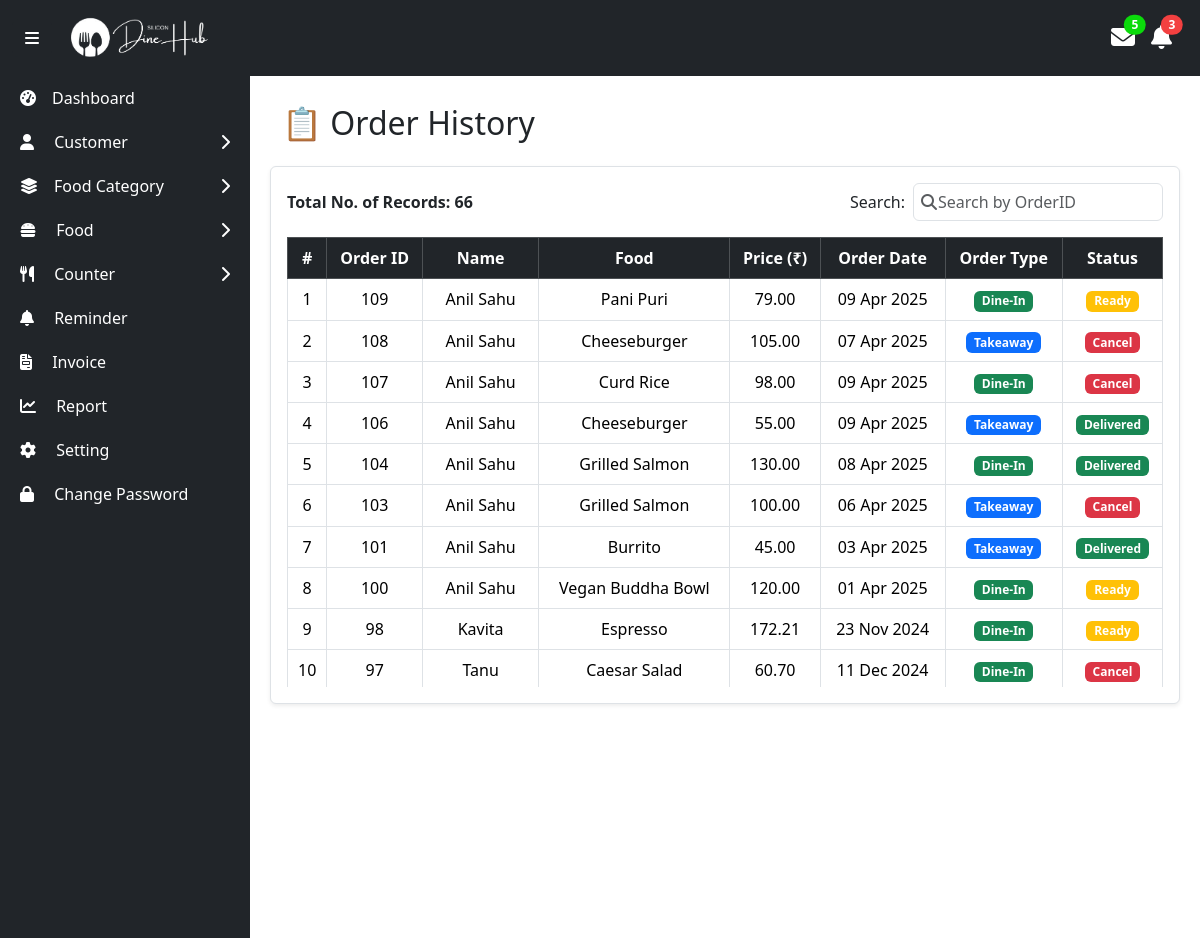
The page /admin/orderHistory.php (signed in, upper part) on the database as committed earlier.
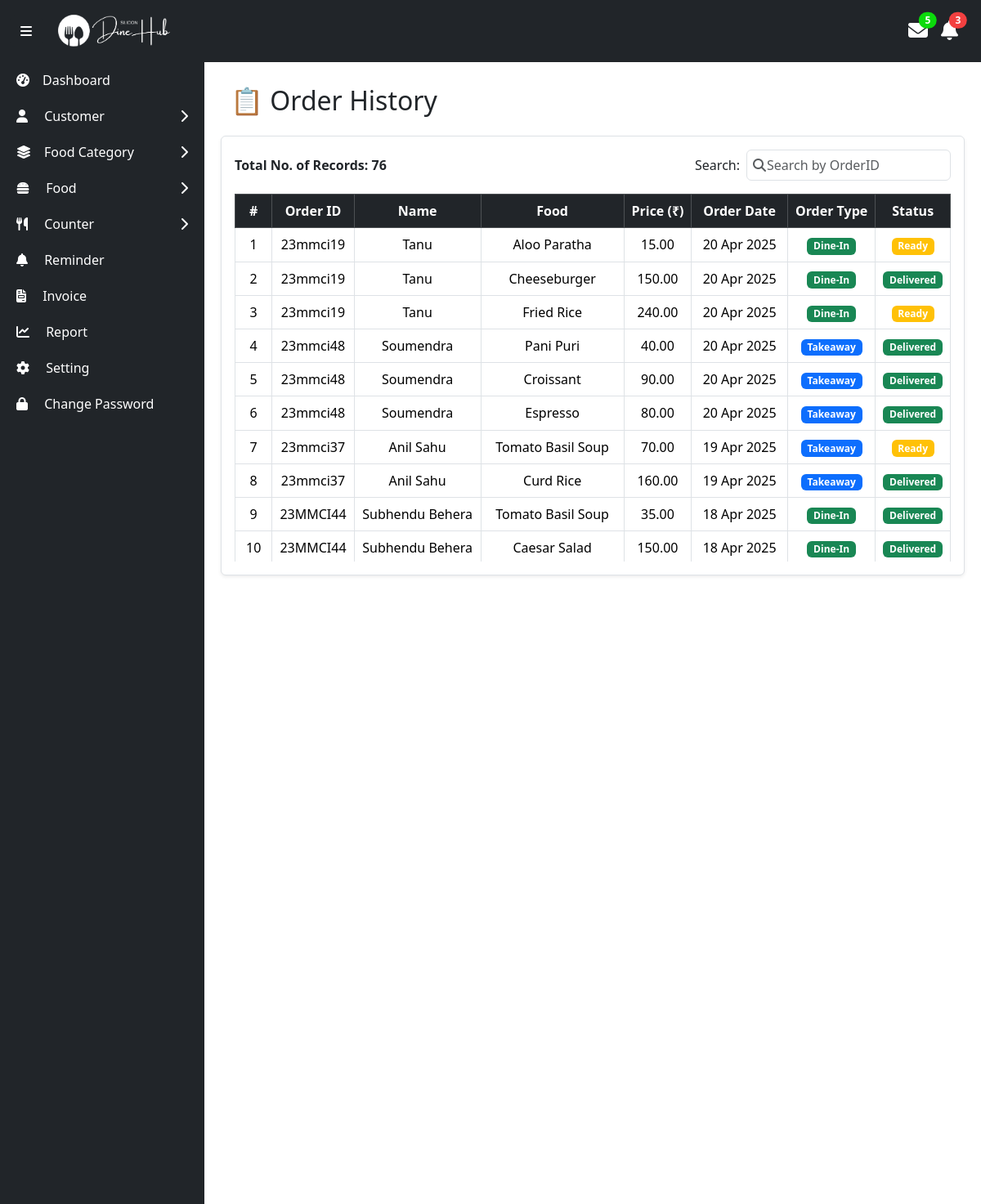
The same page on the database as committed later.
### tables this page shows
CREATE TABLE `order_table` (
  `id` int(11) NOT NULL,
  `orderID` varchar(11) NOT NULL,
  `studentID` int(11) DEFAULT NULL,
  `foodID` int(11) DEFAULT NULL,
  `quantity` varchar(255) NOT NULL,
  `orderType` varchar(255) NOT NULL,
  `price` varchar(255) NOT NULL,
  `createdAt` date NOT NULL,
  `updatedAt` date NOT NULL,
  `status` varchar(15) NOT NULL
);

CREATE TABLE `student` (
  `studentID` int(11) NOT NULL,
  `sic` varchar(255) NOT NULL,
  `seID` int(11) DEFAULT NULL,
  `name` varchar(255) NOT NULL,
  `dob` date NOT NULL,
  `password` varchar(128) NOT NULL,
  `isActive` varchar(5) NOT NULL
);

CREATE TABLE `food` (
  `foodID` int(11) NOT NULL,
  `foodCategoryID` int(11) DEFAULT NULL,
  `name` varchar(255) NOT NULL,
  `image` varchar(255) NOT NULL,
  `description` varchar(255) NOT NULL,
  `price` double(10,2) NOT NULL,
  `type` varchar(255) NOT NULL,
  `isAvailable` varchar(5) NOT NULL
);

### dbFunctions/orderHistorydb.php (called while the page is built, shortened)
<?php
function totalOrder() {
    $conn = null;
    $stmt = null;
    try {
        $conn = dbConnection();
        $stmt = $conn->prepare("SELECT COUNT(*) AS totalOrder FROM order_table WHERE status = 'delivered' OR status = 'cancel'");
        $stmt->execute();
        $result = $stmt->get_result();
        if ($result && $result->num_rows > 0) {
            $row = $result->fetch_assoc();
            return $row['totalOrder'];
        } else {
            return 0;
        }
    } catch (Exception $e) {
        error_log("Error in totalOrder: " . $e->getMessage());
        return 0;
    } finally {
        if (isset($stmt)) {
            $stmt->close();
        }
        if (isset($conn)) {
            $conn->close();
        }
    }
}
function getAllOrders() {
    $conn = null;
    $stmt = null;
    try {
        $conn = dbConnection();
        $stmt = $conn->prepare("SELECT * FROM order_table WHERE status NOT IN ('pending') ORDER BY id DESC");
        $stmt->execute();
        $res = $stmt->get_result();
        if($res->num_rows>0){
            return $res;
        }else{
            return "error";
        }
    } catch (Exception $e) {
        error_log($e->getMessage());
        return "error: " . $e->getMessage();
    } finally{
        $stmt->close();
        $conn->close();
    }
}
?>

### dbFunctions/studentdb.php (called while the page is built, shortened)
<?php
function getStudentNameByStudentID($studentID){
    try{
        $studentID = trim($studentID);
        $conn = dbConnection();
        $stmt = $conn->prepare("SELECT name FROM student WHERE studentID = ?");
        $stmt->bind_param("s",$studentID);
        $stmt->execute();
        $result = $stmt->get_result();
        if ($result->num_rows > 0) {
            $row = $result->fetch_assoc();
            return $row['name'];
        }else{
            return "error";
        }
    } catch (Exception $e) {
        return $e->getMessage();
    }
}
?>

### dbFunctions/fooddb.php (called while the page is built, shortened)
<?php
function getFoodNameByFoodId($foodID){
    try{
        $foodID = trim($foodID);
        $conn = dbConnection();
        $stmt = $conn->prepare("SELECT name FROM food WHERE foodID = ?");
        $stmt->bind_param("s",$foodID);
        $stmt->execute();
        $result = $stmt->get_result();
        if ($result->num_rows > 0) {
            $row = $result->fetch_assoc();
            return $row['name'];
        }else{
            return "error";
        }
    } catch (Exception $e) {
        return $e->getMessage();
    }
}
?>

### admin/orderHistory.php (the view, shortened to what the changed rows need)
<?php
include_once "adminNavbar.php";
require_once "../dbFunctions/studentdb.php";
require_once "../dbFunctions/fooddb.php";
require_once "../dbFunctions/orderHistorydb.php";
?>
<section class="content w-100">
    <div class="container-fluid mt-4">
        <div class="row">
            <div class="col-12 mb-3 d-flex justify-content-between align-items-center">
                <h2 class="">📋 Order History</h2>
            </div>
            <div class="col-12 bg-white border shadow-sm rounded p-3">
                <div class="row align-items-center mb-3">
                    <div class="col-md-6 fw-semibold">
                        Total No. of Records: <?= totalOrder(); ?>
                    </div>
                    <div class="col-md-6 d-flex justify-content-md-end align-items-center">
                        <label for="searchInput" class="me-2 fw-medium mb-0">Search:</label>
                        <div class="position-relative" style="width: 250px;">
                        </div>
                    </div>
                </div>
                <div class="table-responsive" style="max-height: 450px; overflow-y: auto;">
                    <table class="table table-bordered table-hover text-center align-middle" id="myTable">
                        <thead class="table-dark text-white sticky-top">
                            <tr>
                                <th>#</th>
                                <th>Order ID</th>
                                <th>Name</th>
                                <th>Food</th>
                                <th>Price (₹)</th>
                                <th>Order Date</th>
                                <th>Order Type</th>
                                <th>Status</th>
                            </tr>
                        </thead>
                        <tbody id="tableBody">
                        <?php
                            $result = getAllOrders();
                            $sl = 1;
                            if (is_object($result)) {
                                while($order = $result->fetch_assoc()){
                            ?>
                                <tr>
                                    <td><?= $sl++ ?></td>
                                    <td><?= $order['orderID']?></td>
                                    <td><?= getStudentNameByStudentID($order['studentID'])?></td>
                                    <td><?= getFoodNameByFoodId($order['foodID'])?></td>
                                    <td><?= number_format($order['price'], 2)?></td>
                                    <td><?= date('d M Y', strtotime($order['createdAt'])) ?></td>
                                    <td>
                                        <span class="badge bg-<?= strtolower($order['orderType']) === 'dine-in' ? 'success' : 'primary' ?>">
                                            <?= $order['orderType'] ?>
                                        </span>
                                    </td>
                                    <td>
                                        <?php
                                            $status = strtolower($order['status']);
                                            $badgeClass = '';
                                            if ($status === 'delivered') {
                                                $badgeClass = 'success';
                                            } elseif ($status === 'cancel') {
                                                $badgeClass = 'danger';
                                            } elseif ($status === 'ready') {
                                                $badgeClass = 'warning';
                                            } else {
                                                $badgeClass = 'secondary';
                                            }
                                        ?>
                                        <span class="badge bg-<?= $badgeClass ?>">
                                            <?= ucfirst($order['status']) ?>
                                        </span>
                                    </td>
                                </tr>
                            <?php
                                }
                            } else {
                                echo "<tr><td colspan='9' class='text-center text-danger'>No orders found or error occurred.</td></tr>";
                            }
                            ?>
                        </tbody>
                    </table>
                </div>
            </div>
        </div>
    </div>
</section>
<?php include_once "adminFooter.php"; ?>

Rows that differ between the two databases and show on the page:
no longer on this page (row edited): order_table: orderID "109", studentID.name "Anil Sahu", foodID.name "Pani Puri", price "79.00", createdAt "09 Apr 2025", orderType "Dine-In", status "Ready"
no longer on this page (row edited): order_table: orderID "108", studentID.name "Anil Sahu", foodID.name "Cheeseburger", price "105.00", createdAt "07 Apr 2025", orderType "Takeaway", status "Cancel"
no longer on this page (row edited): order_table: orderID "107", studentID.name "Anil Sahu", foodID.name "Curd Rice", price "98.00", createdAt "09 Apr 2025", orderType "Dine-In", status "Cancel"
no longer on this page (row edited): order_table: orderID "106", studentID.name "Anil Sahu", foodID.name "Cheeseburger", price "55.00", createdAt "09 Apr 2025", orderType "Takeaway", status "Delivered"
no longer on this page (row edited): order_table: orderID "104", studentID.name "Anil Sahu", foodID.name "Grilled Salmon", price "130.00", createdAt "08 Apr 2025", orderType "Dine-In", status "Delivered"
no longer on this page (row edited): order_table: orderID "103", studentID.name "Anil Sahu", foodID.name "Grilled Salmon", price "100.00", createdAt "06 Apr 2025", orderType "Takeaway", status "Cancel"
no longer on this page (row edited): order_table: orderID "101", studentID.name "Anil Sahu", foodID.name "Burrito", price "45.00", createdAt "03 Apr 2025", orderType "Takeaway", status "Delivered"
no longer on this page (row edited): order_table: orderID "100", studentID.name "Anil Sahu", foodID.name "Vegan Buddha Bowl", price "120.00", createdAt "01 Apr 2025", orderType "Dine-In", status "Ready"
no longer on this page (row edited): order_table: orderID "98", studentID.name "Kavita", foodID.name "Espresso", price "172.21", createdAt "23 Nov 2024", orderType "Dine-In", status "Ready"
no longer on this page (row edited): order_table: orderID "97", studentID.name "Tanu", foodID.name "Caesar Salad", price "60.70", createdAt "11 Dec 2024", orderType "Dine-In", status "Cancel"
added order_table: orderID "23mmci19", studentID.name "Tanu", foodID.name "Aloo Paratha", price "15.00", createdAt "20 Apr 2025", orderType "Dine-In", status "Ready"
added order_table: orderID "23mmci19", studentID.name "Tanu", foodID.name "Cheeseburger", price "150.00", createdAt "20 Apr 2025", orderType "Dine-In", status "Delivered"
added order_table: orderID "23mmci19", studentID.name "Tanu", foodID.name "Fried Rice", price "240.00", createdAt "20 Apr 2025", orderType "Dine-In", status "Ready"
added order_table: orderID "23mmci48", studentID.name "Soumendra", foodID.name "Pani Puri", price "40.00", createdAt "20 Apr 2025", orderType "Takeaway", status "Delivered"
added order_table: orderID "23mmci48", studentID.name "Soumendra", foodID.name "Croissant", price "90.00", createdAt "20 Apr 2025", orderType "Takeaway", status "Delivered"
added order_table: orderID "23mmci48", studentID.name "Soumendra", foodID.name "Espresso", price "80.00", createdAt "20 Apr 2025", orderType "Takeaway", status "Delivered"
added order_table: orderID "23mmci37", studentID.name "Anil Sahu", foodID.name "Tomato Basil Soup", price "70.00", createdAt "19 Apr 2025", orderType "Takeaway", status "Ready"
added order_table: orderID "23mmci37", studentID.name "Anil Sahu", foodID.name "Curd Rice", price "160.00", createdAt "19 Apr 2025", orderType "Takeaway", status "Delivered"
added order_table: orderID "23MMCI44", studentID.name "Subhendu Behera", foodID.name "Tomato Basil Soup", price "35.00", createdAt "18 Apr 2025", orderType "Dine-In", status "Delivered"
added order_table: orderID "23MMCI44", studentID.name "Subhendu Behera", foodID.name "Caesar Salad", price "150.00", createdAt "18 Apr 2025", orderType "Dine-In", status "Delivered"
Other text that changed with them:
totalOrder(): "66" → "76"
